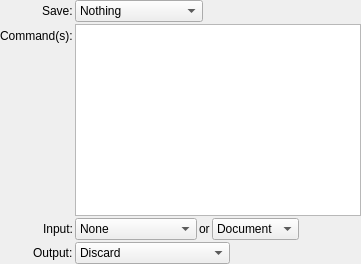
<?xml version="1.0" encoding="UTF-8"?>
<ui version="4.0">
 <class>Command</class>
 <widget class="QWidget" name="Command">
  <property name="geometry">
   <rect>
    <x>0</x>
    <y>0</y>
    <width>361</width>
    <height>264</height>
   </rect>
  </property>
  <property name="windowTitle">
   <string>Form</string>
  </property>
  <layout class="QFormLayout" name="formLayout_2">
   <property name="fieldGrowthPolicy">
    <enum>QFormLayout::AllNonFixedFieldsGrow</enum>
   </property>
   <property name="labelAlignment">
    <set>Qt::AlignRight|Qt::AlignTrailing|Qt::AlignVCenter</set>
   </property>
   <property name="horizontalSpacing">
    <number>2</number>
   </property>
   <property name="verticalSpacing">
    <number>2</number>
   </property>
   <property name="margin">
    <number>0</number>
   </property>
   <item row="0" column="0">
    <widget class="QLabel" name="label">
     <property name="text">
      <string>Save:</string>
     </property>
    </widget>
   </item>
   <item row="0" column="1">
    <layout class="QHBoxLayout" name="horizontalLayout_2">
     <item>
      <widget class="QComboBox" name="comboBox">
       <item>
        <property name="text">
         <string>Nothing</string>
        </property>
       </item>
       <item>
        <property name="text">
         <string>Current File</string>
        </property>
       </item>
       <item>
        <property name="text">
         <string>All Files in Project</string>
        </property>
       </item>
      </widget>
     </item>
     <item>
      <spacer name="horizontalSpacer_2">
       <property name="orientation">
        <enum>Qt::Horizontal</enum>
       </property>
       <property name="sizeHint" stdset="0">
        <size>
         <width>40</width>
         <height>20</height>
        </size>
       </property>
      </spacer>
     </item>
    </layout>
   </item>
   <item row="1" column="0">
    <widget class="QLabel" name="label_2">
     <property name="text">
      <string>Command(s):</string>
     </property>
    </widget>
   </item>
   <item row="1" column="1">
    <widget class="QPlainTextEdit" name="plainTextEdit"/>
   </item>
   <item row="2" column="0">
    <widget class="QLabel" name="label_3">
     <property name="text">
      <string>Input:</string>
     </property>
    </widget>
   </item>
   <item row="2" column="1">
    <layout class="QHBoxLayout" name="horizontalLayout">
     <item>
      <widget class="QComboBox" name="comboBox_2">
       <item>
        <property name="text">
         <string>None</string>
        </property>
       </item>
       <item>
        <property name="text">
         <string>Selected Text</string>
        </property>
       </item>
       <item>
        <property name="text">
         <string>Entire Document</string>
        </property>
       </item>
      </widget>
     </item>
     <item>
      <widget class="QLabel" name="label_5">
       <property name="text">
        <string>or</string>
       </property>
      </widget>
     </item>
     <item>
      <widget class="QComboBox" name="comboBox_3">
       <item>
        <property name="text">
         <string>Document</string>
        </property>
       </item>
       <item>
        <property name="text">
         <string>Line</string>
        </property>
       </item>
       <item>
        <property name="text">
         <string>Word</string>
        </property>
       </item>
       <item>
        <property name="text">
         <string>Character</string>
        </property>
       </item>
       <item>
        <property name="text">
         <string>Scope</string>
        </property>
       </item>
       <item>
        <property name="text">
         <string>Nothing</string>
        </property>
       </item>
      </widget>
     </item>
     <item>
      <spacer name="horizontalSpacer">
       <property name="orientation">
        <enum>Qt::Horizontal</enum>
       </property>
       <property name="sizeHint" stdset="0">
        <size>
         <width>40</width>
         <height>20</height>
        </size>
       </property>
      </spacer>
     </item>
    </layout>
   </item>
   <item row="3" column="0">
    <widget class="QLabel" name="label_4">
     <property name="text">
      <string>Output:</string>
     </property>
    </widget>
   </item>
   <item row="3" column="1">
    <layout class="QHBoxLayout" name="horizontalLayout_3">
     <item>
      <widget class="QComboBox" name="comboBox_4">
       <item>
        <property name="text">
         <string>Discard</string>
        </property>
       </item>
       <item>
        <property name="text">
         <string>Replace Selected Text</string>
        </property>
       </item>
       <item>
        <property name="text">
         <string>Replace Document</string>
        </property>
       </item>
       <item>
        <property name="text">
         <string>Insert as Text</string>
        </property>
       </item>
       <item>
        <property name="text">
         <string>Insert as Snippet</string>
        </property>
       </item>
       <item>
        <property name="text">
         <string>Show as HTML</string>
        </property>
       </item>
       <item>
        <property name="text">
         <string>Show as Tool Tip</string>
        </property>
       </item>
       <item>
        <property name="text">
         <string>Create New Document</string>
        </property>
       </item>
      </widget>
     </item>
     <item>
      <spacer name="horizontalSpacer_3">
       <property name="orientation">
        <enum>Qt::Horizontal</enum>
       </property>
       <property name="sizeHint" stdset="0">
        <size>
         <width>40</width>
         <height>20</height>
        </size>
       </property>
      </spacer>
     </item>
    </layout>
   </item>
  </layout>
 </widget>
 <resources/>
 <connections/>
</ui>
